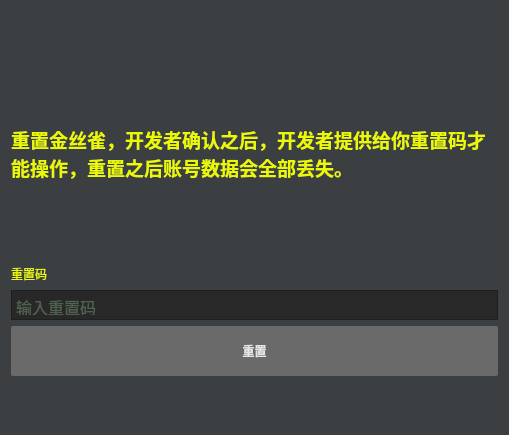
<?xml version="1.0" encoding="UTF-8"?>
<ui version="4.0">
 <class>Form</class>
 <widget class="QWidget" name="Form">
  <property name="geometry">
   <rect>
    <x>0</x>
    <y>0</y>
    <width>509</width>
    <height>435</height>
   </rect>
  </property>
  <property name="windowTitle">
   <string>Form</string>
  </property>
  <property name="styleSheet">
   <string notr="true">*{
background-color:#3c3f42;
color: #e6e6e6;
}

*:disabled {
	background-color: #3c3f42;
	color: #afafaf;
	cursor: not-allowed;

}
QListWidget:disabled,QTextEdit:disabled,QLineEdit:disabled,QTabWidget:disabled{
background-color:rgb(40, 40, 40);
}
QTextBrowser:disabled{
background-color:rgb(40, 40, 40);
color: rgb(152, 197, 150);
}

QPushButton:disabled {
	background-color: rgb(80, 80, 80);
	color: #afafaf;
	cursor: not-allowed;

}

QCheckBox:hover,QRadioButton:hover {
color: white;
}

QPushButton:hover {

font-weight: bold;
background-color:rgb(84, 84, 84);
color: white;
border-radius: 2px;

}

QPushButton{
font-weight: bold;
background-color:rgb(106, 106, 106);
color: #e6e6e6;
border-radius: 2px;
}

QTextBrowser,QListWidget,QTextEdit,QLineEdit,QTabWidget{
background-color:rgb(40, 40, 40);
color: rgba(152, 197, 150, 185);
font-size:16px;
}

QTextBrowser:hover,QTextEdit:hover,QLineEdit:hover{
background-color:rgb(40, 40, 40);
color: rgb(152, 197, 150);
font-size:16px;
}


QLabel{
color: #ebf905;
}



QRadioButton,QCheckBox {
        border: none;
        border-radius: 7px;
}
QRadioButton::indicator,QCheckBox::indicator{
    background-color: rgb(42, 45, 66);
    border: 0px solid #b1b1b1;
	width: 14px;
	height: 14px;
	border-radius: 7px;
}

QRadioButton::indicator:checked,QCheckBox::indicator:checked {
    background-color: #ebf905;
    border-color: #ebf905;
}
</string>
  </property>
  <layout class="QVBoxLayout" name="verticalLayout_2">
   <item>
    <layout class="QVBoxLayout" name="verticalLayout" stretch="0,0,0,0">
     <item>
      <widget class="QLabel" name="label_tip">
       <property name="maximumSize">
        <size>
         <width>16777215</width>
         <height>200</height>
        </size>
       </property>
       <property name="font">
        <font>
         <pointsize>14</pointsize>
         <weight>75</weight>
         <bold>true</bold>
        </font>
       </property>
       <property name="text">
        <string>重置金丝雀，开发者确认之后，开发者提供给你重置码才能操作，重置之后账号数据会全部丢失。</string>
       </property>
       <property name="wordWrap">
        <bool>true</bool>
       </property>
      </widget>
     </item>
     <item>
      <widget class="QLabel" name="label_3">
       <property name="minimumSize">
        <size>
         <width>0</width>
         <height>30</height>
        </size>
       </property>
       <property name="maximumSize">
        <size>
         <width>16777215</width>
         <height>20</height>
        </size>
       </property>
       <property name="font">
        <font>
         <pointsize>9</pointsize>
        </font>
       </property>
       <property name="text">
        <string>重置码</string>
       </property>
      </widget>
     </item>
     <item>
      <widget class="QTextEdit" name="text_reset_code">
       <property name="minimumSize">
        <size>
         <width>0</width>
         <height>30</height>
        </size>
       </property>
       <property name="maximumSize">
        <size>
         <width>16777215</width>
         <height>30</height>
        </size>
       </property>
       <property name="textInteractionFlags">
        <set>Qt::TextEditorInteraction</set>
       </property>
       <property name="placeholderText">
        <string>输入重置码</string>
       </property>
      </widget>
     </item>
     <item>
      <widget class="QPushButton" name="btn_reset_code">
       <property name="minimumSize">
        <size>
         <width>0</width>
         <height>50</height>
        </size>
       </property>
       <property name="text">
        <string>重置</string>
       </property>
      </widget>
     </item>
    </layout>
   </item>
  </layout>
 </widget>
 <resources/>
 <connections/>
</ui>
